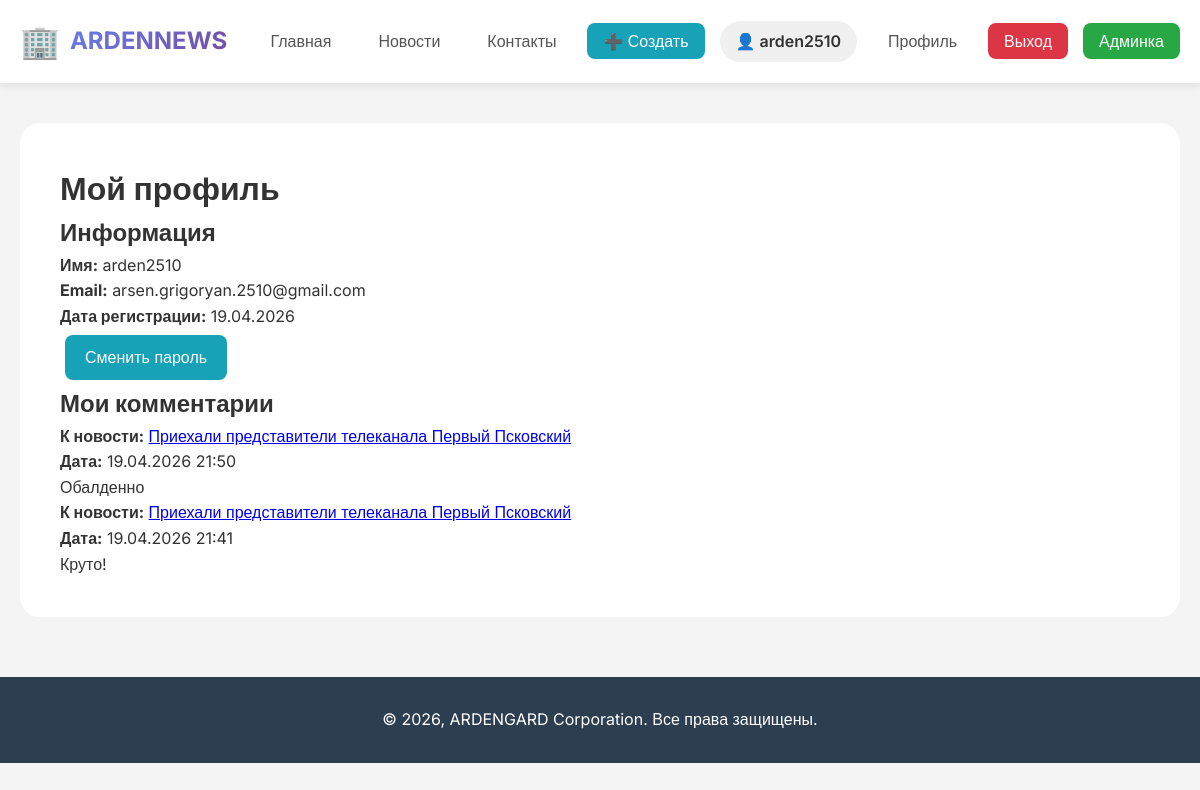
The page /users/profile/ (signed in) on the database its author committed.
### news/models.py (models this page shows, shortened)
class Comment(models.Model):
    news = models.ForeignKey(News, on_delete=models.CASCADE, verbose_name='Новость', related_name='comments')
    author = models.ForeignKey(User, on_delete=models.CASCADE, verbose_name='Автор', related_name='comments')
    text = models.TextField('Текст комментария')
    created_date = models.DateTimeField('Дата создания', default=timezone.now)
    is_active = models.BooleanField('Активен', default=True)
    class Meta:
        verbose_name = 'Комментарий'
        verbose_name_plural = 'Комментарии'
        ordering = ['-created_date']

class News(models.Model):
    title = models.CharField('Заголовок', max_length=200)
    content = models.TextField('Содержание')
    author = models.ForeignKey(User, on_delete=models.CASCADE, verbose_name='Автор', related_name='news')
    pub_date = models.DateTimeField('Дата публикации', default=timezone.now)
    image = models.ImageField('Изображение', upload_to='news_images/', blank=True, null=True)
    created_at = models.DateTimeField('Создано', auto_now_add=True)
    updated_at = models.DateTimeField('Обновлено', auto_now=True)
    class Meta:
        verbose_name = 'Новость'
        verbose_name_plural = 'Новости'
        ordering = ['-pub_date']

### users/views.py (the view)
# urls.py: path('profile/', views.profile, name='profile'),
@login_required
def profile(request):
    user_comments = Comment.objects.filter(author=request.user).select_related('news')[:10]
    return render(request, 'profile.html', {
        'user': request.user,
        'user_comments': user_comments
    })

### templates/profile.html (shortened to what this page needs)
{% extends 'base.html' %}
{% block content %}
<div class="profile-page">
    <h1>Мой профиль</h1>
    <div class="profile-info">
        <h2>Информация</h2>
        <p><strong>Имя:</strong> {{ user.username }}</p>
        <p><strong>Email:</strong> {{ user.email|default:"Не указан" }}</p>
        <p><strong>Дата регистрации:</strong> {{ user.date_joined|date:"d.m.Y" }}</p>
        <a href="{% url 'users:change_password' %}" class="btn-change-password">Сменить пароль</a>
    </div>
    <div class="user-comments">
        <h2>Мои комментарии</h2>
        {% for comment in user_comments %}
            <div class="comment-item">
                <p><strong>К новости:</strong> <a href="{% url 'news:news_detail' comment.news.pk %}">{{ comment.news.title }}</a></p>
                <p><strong>Дата:</strong> {{ comment.created_date|date:"d.m.Y H:i" }}</p>
                <p>{{ comment.text|truncatewords:30 }}</p>
            </div>
        {% empty %}
            <p>Нет комментариев.</p>
        {% endfor %}
    </div>
</div>
{% endblock %}

### templates/base.html (shortened to what this page needs)
<!DOCTYPE html>
<html lang="ru">
<head>
    {% load static %}
    <link rel="stylesheet" href="{% static 'css/style.css' %}">
</head>
<body>
    <nav class="navbar">
        <div class="nav-container">
            <div class="nav-brand">
                <div class="logo">🏢</div>
                <span class="brand-name">ARDENNEWS</span>
            </div>
            <ul class="nav-menu">
                <li><a href="{% url 'index' %}" class="nav-link">Главная</a></li>
                <li><a href="{% url 'news:news_list' %}" class="nav-link">Новости</a></li>
                <li><a href="{% url 'contacts' %}" class="nav-link">Контакты</a></li>
                {% if user.is_authenticated %}
                    {% if user.is_staff %}
                        <li><a href="{% url 'news:news_create' %}" class="nav-link btn-create">➕ Создать</a></li>
                    {% endif %}
                    <li class="user-info">👤 {{ user.username }}</li>
                    <li><a href="{% url 'users:profile' %}" class="nav-link">Профиль</a></li>
                    <li><a href="{% url 'users:logout' %}" class="nav-link btn-logout">Выход</a></li>
                    {% if user.is_superuser or user.is_staff %}
                        <li><a href="/admin/" class="nav-link btn-admin">Админка</a></li>
                    {% endif %}
                {% else %}
                    <li><a href="{% url 'users:login' %}" class="nav-link btn-login">Вход</a></li>
                    <li><a href="{% url 'users:register' %}" class="nav-link btn-register">Регистрация</a></li>
                {% endif %}
            </ul>
        </div>
    </nav>
    <main class="container">
        {% block content %}{% endblock %}
    </main>
    <footer class="footer">
        <div class="container">
            <p>© 2026, ARDENGARD Corporation. Все права защищены.</p>
        </div>
    </footer>
</body>
</html>

### static/css/style.css (style rules this page uses)
* { margin: 0; padding: 0; box-sizing: border-box; }
body { font-family: 'Inter', sans-serif; line-height: 1.6; color: #333; background: #f4f4f4; }
.container { max-width: 1200px; margin: 0 auto; padding: 0 20px; }
.navbar { background: white; box-shadow: 0 2px 10px rgba(0,0,0,0.1); position: sticky; top: 0; z-index: 1000; }
.nav-container { max-width: 1200px; margin: 0 auto; padding: 1rem 20px; display: flex; justify-content: space-between; align-items: center; flex-wrap: wrap; }
.nav-brand { display: flex; align-items: center; gap: 10px; }
.logo { font-size: 2rem; }
.brand-name { font-size: 1.5rem; font-weight: bold; background: linear-gradient(135deg, #667eea, #764ba2); -webkit-background-clip: text; background-clip: text; color: transparent; }
.nav-menu { display: flex; list-style: none; gap: 15px; align-items: center; flex-wrap: wrap; }
.nav-link { text-decoration: none; color: #555; font-weight: 500; padding: 8px 16px; border-radius: 8px; transition: all 0.3s; }
.btn-logout { background: #dc3545; color: white; }
.btn-admin { background: #28a745; color: white; }
.btn-create { background: #17a2b8; color: white; }
.user-info { background: #f0f0f0; padding: 8px 16px; border-radius: 25px; font-weight: 600; }
.news-list-page, .news-detail, .contacts-page, .profile-page, .form-page { background: white; border-radius: 20px; padding: 40px; margin: 40px 0; }
.btn-submit, .btn-edit, .btn-delete, .btn-change-password { display: inline-block; padding: 10px 20px; border: none; border-radius: 8px; cursor: pointer; text-decoration: none; margin: 5px; }
.btn-change-password { background: #17a2b8; color: white; }
.footer { background: #2c3e50; color: white; text-align: center; padding: 30px; margin-top: 60px; }

### rows shown on the page
Comment: news "Приехали представители телеканала Первый Псковский", created_date "19.04.2026 21:50", text "Обалденно"
Comment: news "Приехали представители телеканала Первый Псковский", created_date "19.04.2026 21:41", text "Круто!"

### other values the page prints
{{ user.username }} "arden2510"
{{ user.email|default:"Не указан" }} "arsen.grigoryan.2510@gmail.com"
{{ user.date_joined|date:"d.m.Y" }} "19.04.2026"
